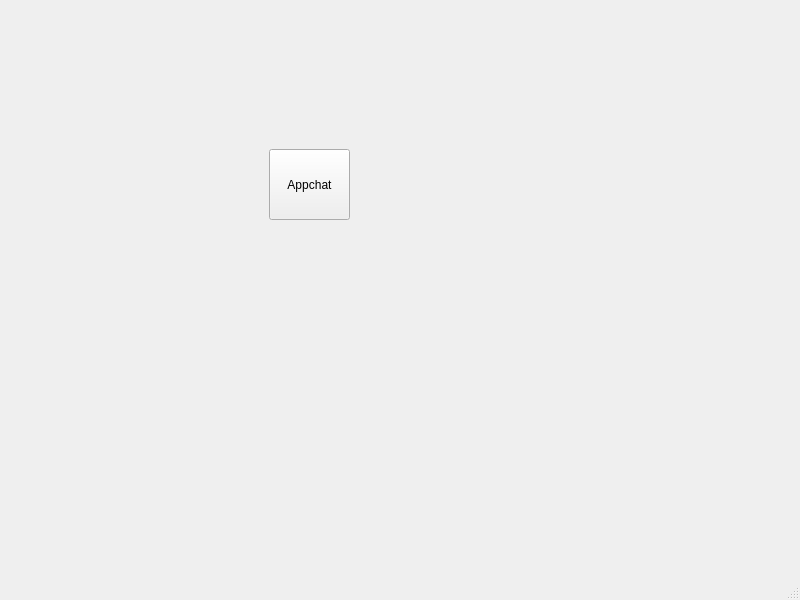
<?xml version="1.0" encoding="UTF-8"?>
<ui version="4.0">
 <class>Appchat</class>
 <widget class="QMainWindow" name="Appchat">
  <property name="geometry">
   <rect>
    <x>0</x>
    <y>0</y>
    <width>800</width>
    <height>600</height>
   </rect>
  </property>
  <property name="windowTitle">
   <string>Appchat</string>
  </property>
  <widget class="QWidget" name="centralwidget">
   <layout class="QGridLayout" name="gridLayout">
    <item row="0" column="0">
     <widget class="QStackedWidget" name="stackedWidget_appChat">
      <property name="currentIndex">
       <number>0</number>
      </property>
      <widget class="QWidget" name="page_1">
       <widget class="QPushButton" name="pushButton_start">
        <property name="geometry">
         <rect>
          <x>260</x>
          <y>140</y>
          <width>81</width>
          <height>71</height>
         </rect>
        </property>
        <property name="text">
         <string>Appchat</string>
        </property>
       </widget>
      </widget>
      <widget class="QWidget" name="page_2">
       <property name="maximumSize">
        <size>
         <width>16777215</width>
         <height>539</height>
        </size>
       </property>
       <widget class="QWidget" name="">
        <property name="geometry">
         <rect>
          <x>240</x>
          <y>190</y>
          <width>160</width>
          <height>26</height>
         </rect>
        </property>
        <layout class="QHBoxLayout" name="horizontalLayout">
         <item>
          <widget class="QComboBox" name="comboBox_list_connect"/>
         </item>
         <item>
          <widget class="QPushButton" name="pushButton_connect">
           <property name="text">
            <string>Connect</string>
           </property>
          </widget>
         </item>
        </layout>
       </widget>
      </widget>
      <widget class="QWidget" name="page">
       <widget class="QPushButton" name="pushButton_back">
        <property name="geometry">
         <rect>
          <x>0</x>
          <y>0</y>
          <width>80</width>
          <height>24</height>
         </rect>
        </property>
        <property name="text">
         <string>back</string>
        </property>
       </widget>
       <widget class="QWidget" name="">
        <property name="geometry">
         <rect>
          <x>40</x>
          <y>30</y>
          <width>711</width>
          <height>501</height>
         </rect>
        </property>
        <layout class="QGridLayout" name="gridLayout_3">
         <item row="0" column="0">
          <widget class="QLabel" name="label">
           <property name="text">
            <string>Enemy</string>
           </property>
          </widget>
         </item>
         <item row="1" column="0">
          <layout class="QGridLayout" name="gridLayout_2">
           <item row="0" column="0">
            <widget class="QTextEdit" name="textEdit_show_msg"/>
           </item>
           <item row="1" column="0">
            <layout class="QHBoxLayout" name="horizontalLayout_2">
             <item>
              <widget class="QLineEdit" name="lineEdit_send_msg"/>
             </item>
             <item>
              <widget class="QPushButton" name="pushButton_send_msg">
               <property name="text">
                <string>Send</string>
               </property>
              </widget>
             </item>
            </layout>
           </item>
          </layout>
         </item>
        </layout>
       </widget>
      </widget>
     </widget>
    </item>
   </layout>
  </widget>
  <widget class="QMenuBar" name="menubar">
   <property name="geometry">
    <rect>
     <x>0</x>
     <y>0</y>
     <width>800</width>
     <height>21</height>
    </rect>
   </property>
  </widget>
  <widget class="QStatusBar" name="statusbar"/>
 </widget>
 <resources/>
 <connections/>
</ui>
